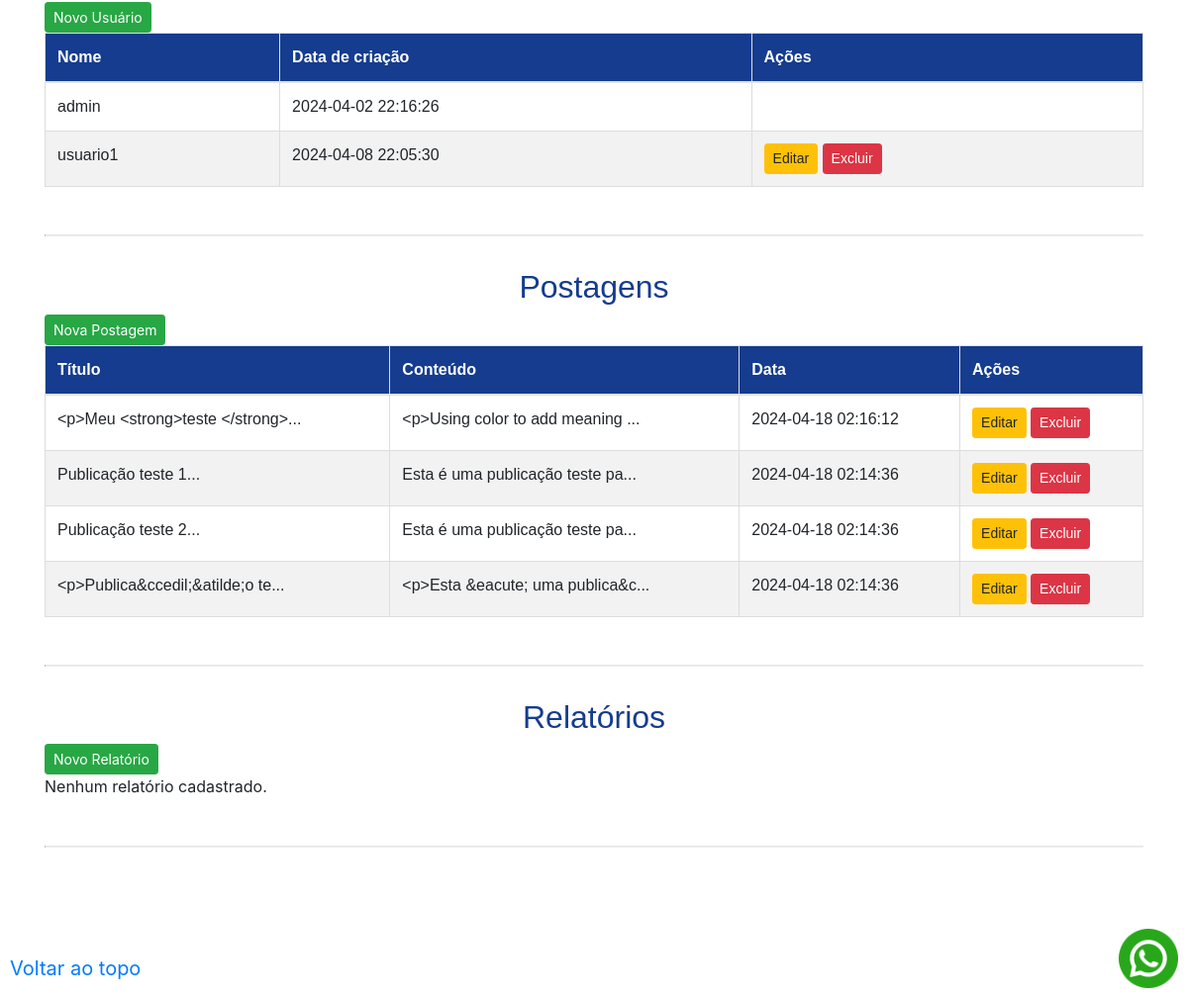
Page /admin (signed in, lower part) on the earlier database version.
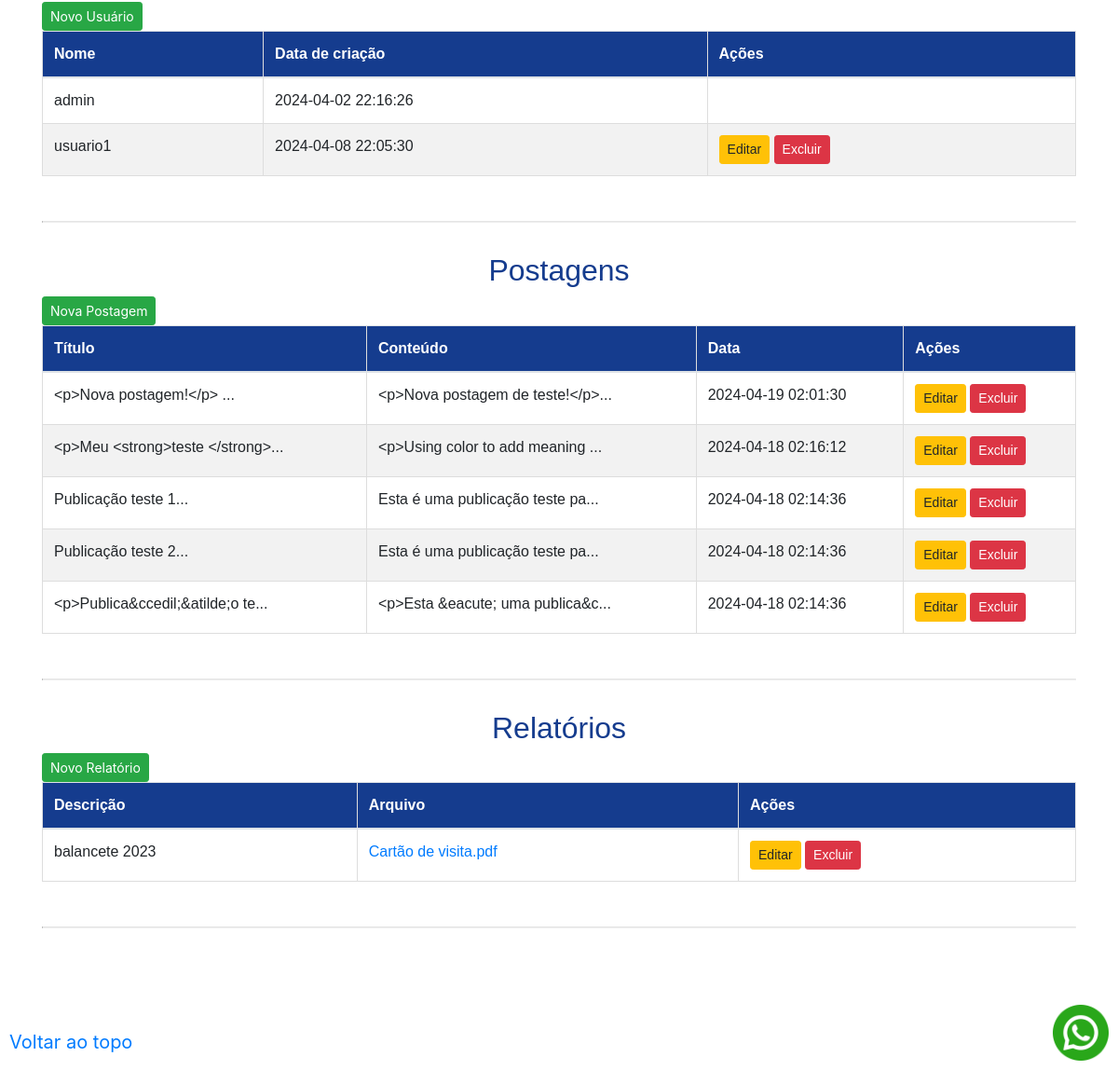
Same page on the later database version.
### tables this page shows
CREATE TABLE contato (
    id INTEGER PRIMARY KEY AUTOINCREMENT,
    created TIMESTAMP NOT NULL DEFAULT CURRENT_TIMESTAMP,
    whatsapp TEXT NOT NULL,
    facebook TEXT NOT NULL,
    instagram TEXT NOT NULL,
    email TEXT NOT NULL,
    endereco TEXT NOT NULL
);

CREATE TABLE usuarios (
    id INTEGER PRIMARY KEY AUTOINCREMENT,
    created TIMESTAMP NOT NULL DEFAULT CURRENT_TIMESTAMP,
    nome TEXT NOT NULL UNIQUE,
    senha TEXT NOT NULL
);

CREATE TABLE posts (
    id INTEGER PRIMARY KEY AUTOINCREMENT,
    created TIMESTAMP NOT NULL DEFAULT CURRENT_TIMESTAMP,
    title TEXT NOT NULL,
    content TEXT NOT NULL
);

CREATE TABLE reports (
  id INTEGER PRIMARY KEY AUTOINCREMENT,
  description TEXT NOT NULL,
  report_file BLOB NOT NULL,
  report_name TEXT NOT NULL
);

### app.py (the view)
@app.route('/admin')
@login_required
def admin():
    conn = get_db_connection()
    posts = conn.execute('SELECT * FROM posts').fetchall()
    contato = conn.execute('SELECT * FROM contato').fetchall()
    usuarios = conn.execute('SELECT * FROM usuarios').fetchall()
    reports = conn.execute('SELECT * FROM reports').fetchall()
    textos = conn.execute('SELECT * FROM textos').fetchall()
    conn.close()
    return render_template('admin.html', usuario=current_user.nome, posts=posts, contato=contato, usuarios=usuarios, reports=reports, textos=textos)

### app.py (called while the page is built)
def get_db_connection():
    conn = sqlite3.connect('database.db')
    conn.row_factory = sqlite3.Row
    return conn

@login_manager.user_loader
def load_user(user_id):
    conn = get_db_connection()
    usuario = conn.execute('SELECT * FROM usuarios WHERE id = ?',
                        (user_id,)).fetchone()
    conn.close()
    if usuario:
        return Usuario(usuario[0], usuario[1], usuario[2])
    return None

### templates/admin.html (shortened to what this page needs)
{% extends 'base2.html' %}
{% block content %}
	<br><br><br>
	<br><br>
	<br>
	<br>
    <br><a href="/logout">Sair</a>
	<br>
	<br>
    <br>
	<br>
	<br>
	<br>
	<div id="usuarios">
    <a href="{{ url_for('create_usuario') }}" class="btn btn-sm btn-success">Novo Usuário</a>
    <br>
    {% if not usuarios %}
        <p>Nenhuma usuário cadastrado.</p>
    {% else %}
        <table class="table">
            <thead>
                <tr>
                    <th>Nome</th>
                    <th>Data de criação</th>
                    <th>Ações</th>
                </tr>
            </thead>
            <tbody>
                {% for usuario in usuarios %}
                    <tr>
                        <td>{{ usuario.nome }}</td>
                        <td>{{ usuario.created }}</td>
                        <td>
                        	{% if usuario.nome != 'admin' %}
                            <a href="{{ url_for('edit_usuario', id=usuario.id) }}" class="btn btn-sm btn-warning">Editar</a>
                            <a href="{{ url_for('excluir_usuario', id=usuario[0]) }}" class="btn btn-sm btn-danger">Excluir</a>
                            {% endif %}
                        </td>
                    </tr>
                {% endfor %}
            </tbody>
        </table>
    {% endif %}
    </div>
	<br>
	<hr>
	<br>
	<div id="posts">
	<h2>Postagens</h2>
    <a href="{{ url_for('create_post') }}" class="btn btn-sm btn-success">Nova Postagem</a>
    <br>
    {% if not posts %}
        <p>Nenhuma postagem cadastrada.</p>
    {% else %}
        <table class="table">
            <thead>
                <tr>
                    <th>Título</th>
                    <th>Conteúdo</th>
                    <th>Data</th>
                    <th>Ações</th>
                </tr>
            </thead>
            <tbody>
                {% for post in posts|sort(attribute='created', reverse=True) %}
                    <tr>
                        <td>{{ post.title[0:30] }}...</td>
                        <td>{{ post.content[0:30] }}...</td>
                        <td>{{ post.created }}</td>
                        <td>
                            <a href="{{ url_for('edit_post', id=post.id) }}" class="btn btn-sm btn-warning">Editar</a>
                            <a href="{{ url_for('excluir_post', id=post[0]) }}" class="btn btn-sm btn-danger">Excluir</a>
                        </td>
                    </tr>
                {% endfor %}
            </tbody>
        </table>
    {% endif %}
    </div>
	<br>
	<hr>
	<br>
	<div id="reports">
	<h2>Relatórios</h2>
    <a href="{{ url_for('create_report') }}"  class="btn btn-sm btn-success">Novo Relatório</a>
    <br>
    {% if not reports %}
        <p>Nenhum relatório cadastrado.</p>
    {% else %}
        <table class="table">
            <thead>
                <tr>
                    <th>Descrição</th>
                    <th>Arquivo</th>
                    <th>Ações</th>
                </tr>
            </thead>
            <tbody>
                {% for report in reports %}
                    <tr>
                        <td>{{ report.description }}</td>
                        <td>
                        <a href="{{ url_for('download_report', id=report.id) }}">{{ report.report_name }}</a></td>
                        <td>
                            <a href="{{ url_for('edit_report', id=report.id) }}" class="btn btn-sm btn-warning">Editar</a>
                            <a href="{{ url_for('excluir_report', id=report.id) }}" class="btn btn-sm btn-danger">Excluir</a>
                        </td>
                    </tr>
                {% endfor %}
            </tbody>
        </table>
    {% endif %}
    </div>
	<br>
{% endblock %}

### templates/base2.html (shortened to what this page needs)
<!doctype html>
<html lang="en">
  <head>
    <link rel="stylesheet" href="https://stackpath.bootstrapcdn.com/bootstrap/4.3.1/css/bootstrap.min.css">
	<link rel="stylesheet" href="https://cdn.jsdelivr.net/npm/bootstrap@4.6.1/dist/css/bootstrap.min.css">
	<link rel="stylesheet" href="{{ url_for('static', filename='css/style.css') }}">
  </head>
  <body>
	{% for contato in contato %}
		<a class="navbar-brand" href="https://api.whatsapp.com/send?phone={{ contato['whatsapp'] }}&text=Olá! Venho a partir do site.">
		  <img src="{{ url_for('static', filename='img/whatsapp.png') }}" alt="Whatsapp" width="60" height="60" style="position: fixed; bottom: 10px; right: 10px; z-index: 100;">
		</a>
	{% endfor %}
	<a class="navbar-brand" href="#topo" style="position: fixed; bottom: 10px; left: 10px; z-index: 100;">Voltar ao topo</a>
    <div class="container">
        {% block content %} {% endblock %}
		<hr>
		<br><br><br>
	<br><br><br>
    </div>
  </body>
</html>

Differences in the rows shown:
added posts: title "<p>Nova postagem!</p>", content "<p>Nova postagem de teste!</p>", created "2024-04-19 02:01:30"
added reports: description "balancete 2023", report_name "Cartão de visita.pdf"
Other differences:
text no longer shown: "Nenhum relatório cadastrado."
text now shown: "Descrição Arquivo Ações"
